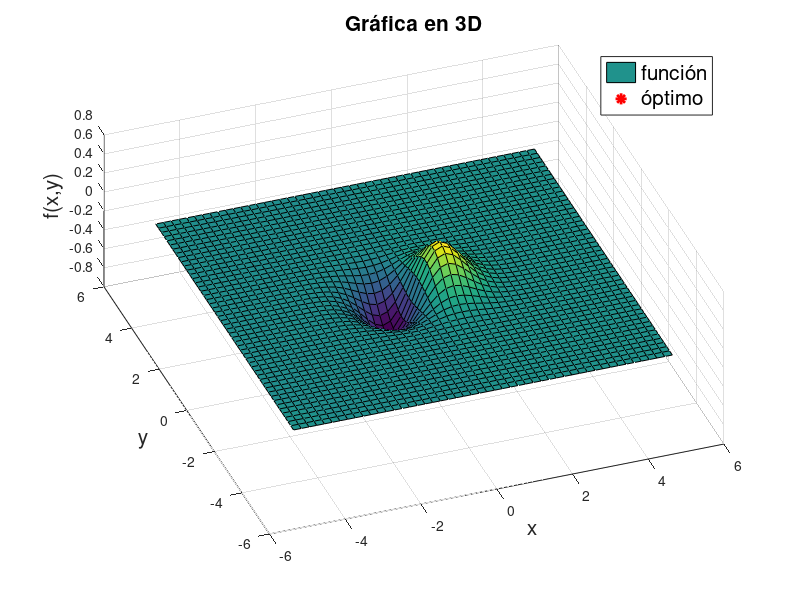
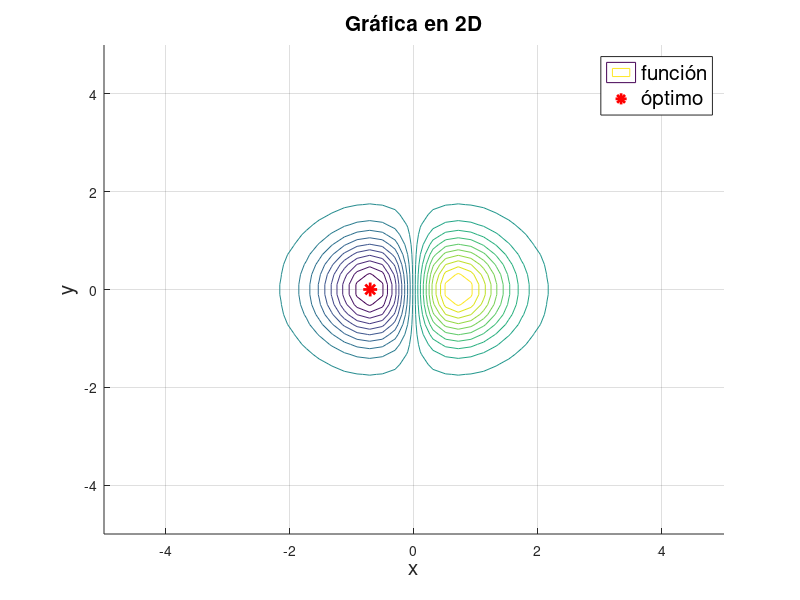
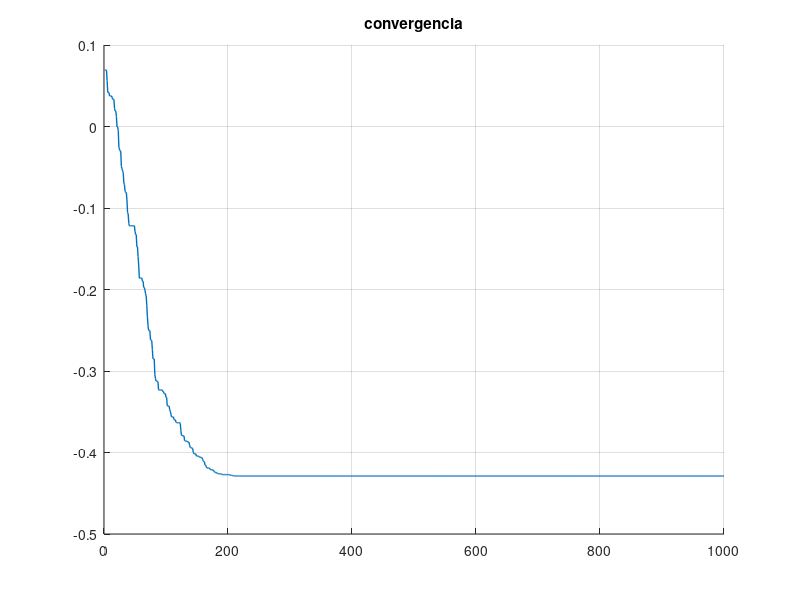

These figures' MATLAB source, in order:
clear
close all
clc 

f = @(x,y) x.*exp(-x.^2-y.^2); % funcion objetivo
%f = @(x,y) (x-2).^2+(y-2).^2; % funcion objetivo 2
x_lim = linspace(-5,5,50); % límites para eje x, -5 es inferior, 5 es superior, con 50 puntos
y_lim = linspace(-5,5,50); % límites para eje y, -5 es inferior, 5 es superior, con 50 puntos
[x1,y1] = meshgrid(x_lim,y_lim); % creamos una rejilla de puntos (x,y) para crear el plot

xu=[2 2]';
xl=[-2 -2]';
D=2;
N=1000;
sigma=0.01;
x0=xl+(xu-xl).*rand(1,D);
%x0=[-2 -2]';
conv=zeros([1 N]);

for i=1:N
    r=normrnd(0,sigma,[D 1]);
    y=x0+r;
    j=randi([1 D]);
    if f(y(1), y(2))< f(x0(1), x0(2))
        x0=y;
    end
    conv(i)=f(x0(1),x0(2));
end
disp(["f(x,y)=" num2str(f(x0(1),x0(2)))])
disp(["x=" x0(1)])
disp(["y=" x0(2)])
z=f(x1,y1);

figure
hold on
grid on

surf(x1,y1,z) % plot de la rejilla en 3D
plot3(x0(1),x0(2),f(x0(1),x0(2)),'r*','LineWidth',2,'MarkerSize',10) % plot del minimo encontrado
%la solucion se plotea en las coordenadas que resulten de la iteracion en
%el vector x0
legend({'función','óptimo'},'FontSize',15)
title('Gráfica en 3D','FontSize',15)
xlabel('x','FontSize',15)
ylabel('y','FontSize',15)
zlabel('f(x,y)','FontSize',15)
view([-20,60]) % estos valores definen la vista 3D del plot

figure
hold on
grid on

contour(x1,y1,z,20) % plot de la rejilla en 2D
plot(x0(1),x0(2),'r*','LineWidth',2,'MarkerSize',10) % % plot del minimo encontrado
%la solucion se plotea en las coordenadas que resulten de la iteracion en
%el vector x0 pero ahora en 2D
legend({'función','óptimo'},'FontSize',15)

title('Gráfica en 2D','FontSize',15)
xlabel('x','FontSize',15)
ylabel('y','FontSize',15)

%convergencia
figure
hold on
grid on
plot(conv,'LineWidth',1);
xlim([0 N]);
title("convergencia")
